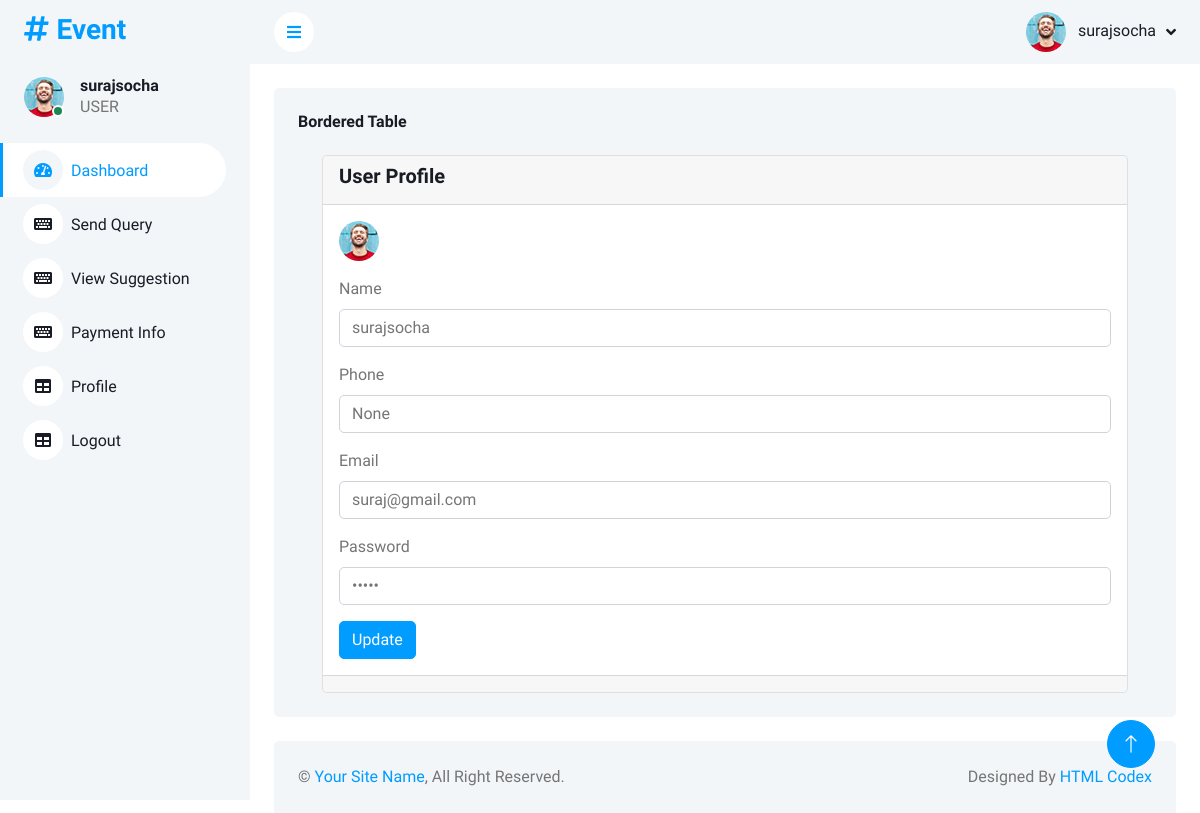
Page /user_edit/18 on the committed database.
### appeventor/models.py (models this page shows)
class datadesire(models.Model):
    name=models.CharField(max_length=20)
    email=models.EmailField()
    phone=models.CharField(max_length=15,null=True)
    password=models.CharField(max_length=16)

### appeventor/views.py (the view, shortened to what this page needs)
# urls.py: path("user_edit/<int:id>",views.user_edit,name="user_edit"),
def user_edit(request,id):
    data=datadesire.objects.get(pk=id)
    return render(request,"clientpenal/profile1.html",{'data':data})

### appeventor/templates/clientpenal/profile1.html (shortened to what this page needs)
<!DOCTYPE html>
<html lang="en">
<head>
    <link href="https://cdnjs.cloudflare.com/ajax/libs/font-awesome/5.10.0/css/all.min.css" rel="stylesheet">
    <link href="https://cdn.jsdelivr.net/npm/bootstrap-icons@1.4.1/font/bootstrap-icons.css" rel="stylesheet">
    <link href="../static/clientpenal/lib/owlcarousel/assets/owl.carousel.min.css" rel="stylesheet">
    <link href="../static/clientpenal/lib/tempusdominus/css/tempusdominus-bootstrap-4.min.css" rel="stylesheet" />
    <link href="../static/clientpenal/css/bootstrap.min.css" rel="stylesheet">
    <link href="../static/clientpenal/css/style.css" rel="stylesheet">
</head>
<body>
    <div class=" position-relative bg-white d-flex p-0">
        <div class="sidebar pe-4 pb-3">
            <nav class="navbar bg-light navbar-light">
                <a href="{% url 'index'%}" class="navbar-brand mx-4 mb-3">
                    <h3 class="text-primary"><i class="fa fa-hashtag me-2"></i>Event</h3>
                </a>
                <div class="d-flex align-items-center ms-4 mb-4">
                    <div class="position-relative">
                        <img class="rounded-circle" src="../static/clientpenal/img/user.jpg" alt="" style="width: 40px; height: 40px;">
                        <div class="bg-success rounded-circle border border-2 border-white position-absolute end-0 bottom-0 p-1"></div>
                    </div>
                    <div class="ms-3">
                        <h6 class="mb-0">{{data.name}}</h6>
                        <span>USER</span>
                    </div>
                </div>
                <div class="navbar-nav w-100">
                    <a href="{% url 'clienthome'%}" class="nav-item nav-link active"><i class="fa fa-tachometer-alt me-2"></i>Dashboard</a>
                    <a href="{% url 'send_query'%}" class="nav-item nav-link"><i class="fa fa-keyboard me-2"></i>Send Query</a>
                    <a href="{% url 'view_suggestion'%}" class="nav-item nav-link"><i class="fa fa-keyboard me-2"></i>View Suggestion</a>
                    <a href="{% url 'payment_info'%}" class="nav-item nav-link"><i class="fa fa-keyboard me-2"></i>Payment Info</a>
                    <a href="{% url 'profile'%}" class="nav-item nav-link"><i class="fa fa-table me-2"></i>Profile</a>
                    <a href="{% url 'logout'%}" class="nav-item nav-link"><i class="fa fa-table me-2"></i>Logout</a>
                </div>
            </nav>
        </div>
        <div class="content">
            <nav class="navbar navbar-expand bg-light navbar-light sticky-top px-4 py-0">
                <a href="#" class="sidebar-toggler flex-shrink-0">
                    <i class="fa fa-bars"></i>
                </a>
                <div class="navbar-nav align-items-center ms-auto">
                    <div class="nav-item dropdown">
                        <a href="#" class="nav-link dropdown-toggle" data-bs-toggle="dropdown">
                            <img class="rounded-circle me-lg-2" src="../static/clientpenal/img/user.jpg" alt="" style="width: 40px; height: 40px;">
                            <span class="d-none d-lg-inline-flex">{{data.name}}</span>
                        </a>
                    </div>
                </div>
            </nav>
            <div class="container-fluid pt-4 px-4">
                <div class="row g-4">
                    <div class="col-sm-12 col-xl-12">
                        <div class="bg-light rounded h-100 p-4">
                            <h6 class="mb-4">Bordered Table</h6>
                            <div class="container">
                              <div class="profile-card">
                                <div class="card">
                                  <div class="card-header">
                                    <h5 class="card-title">User Profile</h5>
                                  </div>
                                  <div class="card-body">
                                    <img src="../static/clientpenal/img/user.jpg" class="img-fluid rounded-circle mb-3" alt="Profile Picture">
                                    <form method="POST">
                                        <div class="mb-3">
                                            <label for="email" class="form-label">Name</label>
                                            <input type="text" class="form-control" id="email" name="name" value="{{data.name}}">
                                        </div>
                                        <div class="mb-3">
                                            <label for="query" class="form-label">Phone</label>
                                            <input type="text" class="form-control" id="query" name="number" value={{data.phone}}>
                                        </div>
                                        <div class="mb-3">
                                            <label for="query" class="form-label">Email</label>
                                            <input type="text" class="form-control" id="query" name="email" value="{{data.email}}">
                                        </div>
                                        <div class="mb-3">
                                            <label for="query" class="form-label">Password</label>
                                            <input type="password" class="form-control" id="query" name="password" value="{{data.password}}">
                                        </div>
                                        <button type="submit" class="btn btn-primary">Update</button>
                                    </form>
                                  </div>
                                  <div class="card-footer">
                                  </div>
                                </div>
                              </div>
                            </div>
                        </div>
                    </div>
                </div>
            </div>
            <div class="container-fluid pt-4 px-4">
                <div class="bg-light rounded-top p-4">
                    <div class="row">
                        <div class="col-12 col-sm-6 text-center text-sm-start">
                            &copy; <a href="#">Your Site Name</a>, All Right Reserved.
                        </div>
                        <div class="col-12 col-sm-6 text-center text-sm-end">
                            Designed By <a href="https://htmlcodex.com">HTML Codex</a>
                        </div>
                    </div>
                </div>
            </div>
        </div>
        <a href="#" class="btn btn-lg btn-primary btn-lg-square back-to-top"><i class="bi bi-arrow-up"></i></a>
    </div>
</body>
</html>

### static/clientpenal/css/style.css (style rules this page uses)
:root { --primary: #009CFF; --light: #F3F6F9; --dark: #191C24; }
.back-to-top { position: fixed; display: none; right: 45px; bottom: 45px; z-index: 99; }
.btn { transition: .5s; }
.btn.btn-primary { color: #FFFFFF; }
.btn-lg-square { width: 48px; height: 48px; }
.btn-square, .btn-sm-square, .btn-lg-square { padding: 0; display: inline-flex; align-items: center; justify-content: center; font-weight: normal; border-radius: 50px; }
.sidebar { position: fixed; top: 0; left: 0; bottom: 0; width: 250px; height: 100vh; overflow-y: auto; background: var(--light); transition: 0.5s; z-index: 999; }
.content { margin-left: 250px; min-height: 100vh; background: #FFFFFF; transition: 0.5s; }
@media (min-width: 992px) { .sidebar { margin-left: 0; } }
@media (min-width: 992px) { .content { width: calc(100% - 250px); } }
.sidebar .navbar .navbar-nav .nav-link { padding: 7px 20px; color: var(--dark); font-weight: 500; border-left: 3px solid var(--light); border-radius: 0 30px 30px 0; outline: none; }
.sidebar .navbar .navbar-nav .nav-link:hover, .sidebar .navbar .navbar-nav .nav-link.active { color: var(--primary); background: #FFFFFF; border-color: var(--primary); }
.sidebar .navbar .navbar-nav .nav-link i { width: 40px; height: 40px; display: inline-flex; align-items: center; justify-content: center; background: #FFFFFF; border-radius: 40px; }
.sidebar .navbar .navbar-nav .nav-link:hover i, .sidebar .navbar .navbar-nav .nav-link.active i { background: var(--light); }
.content .navbar .navbar-nav .nav-link { margin-left: 25px; padding: 12px 0; color: var(--dark); outline: none; }
.content .navbar .sidebar-toggler, .content .navbar .navbar-nav .nav-link i { width: 40px; height: 40px; display: inline-flex; align-items: center; justify-content: center; background: #FFFFFF; border-radius: 40px; }
.content .navbar .dropdown-toggle::after { margin-left: 6px; vertical-align: middle; border: none; content: "\f107"; font-family: "Font Awesome 5 Free"; font-weight: 900; transition: .5s; }

### rows in the picture
datadesire: name "surajsocha", number "None", email "suraj@gmail.com"
